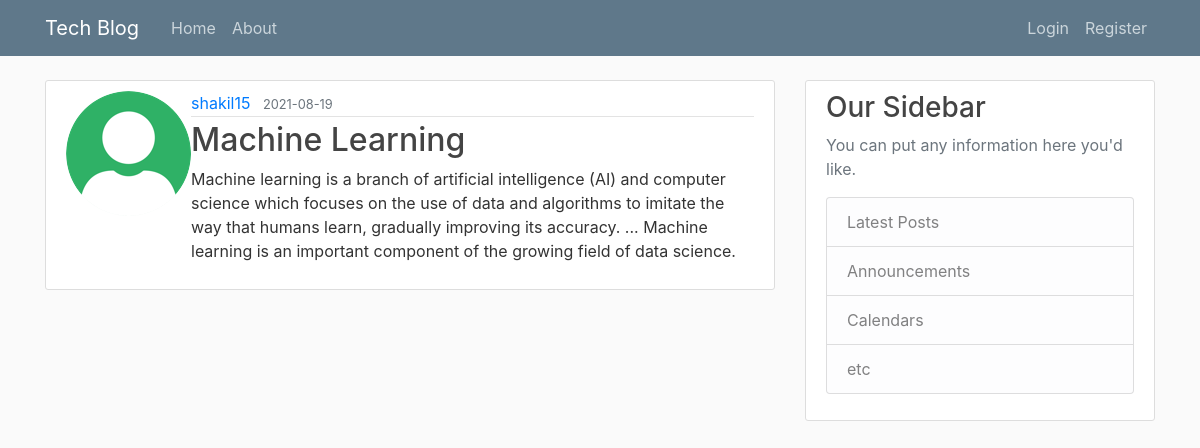
/post/1, run on the app's committed database.
### blog/models.py (models this page shows, shortened)
class User(db.Model,UserMixin):
    id = db.Column(db.Integer, primary_key=True)
    username = db.Column(db.String(20), unique=True, nullable=False)
    email = db.Column(db.String(120), unique=True, nullable=False)
    image_file = db.Column(db.String(20), nullable=False, default='default.JPG')
    password = db.Column(db.String(60), nullable=False)
    posts = db.relationship('Post', backref='author', lazy=True)

class Post(db.Model):
    id = db.Column(db.Integer, primary_key=True)
    title = db.Column(db.String(100), nullable=False)
    Date = db.Column(db.DateTime, nullable=False, default=datetime.utcnow)
    content = db.Column(db.Text, nullable=False)
    user_id = db.Column(db.Integer, db.ForeignKey('user.id'), nullable=False)

### blog/routes.py (the view)
@app.route("/post/<int:post_id>")
def post(post_id):
    post = Post.query.get_or_404(post_id)
    return render_template('post.html',title=post.title, post=post)

### blog/templates/post.html (shortened to what this page needs)
{% extends "layout.html" %}
{% block content %}
<article class="media content-section">
    <img class="rounded-circle article-image"
        src="{{url_for('static', filename='profile_pics/' + post.author.image_file)}}">
    <div class="media-body">
        <div class="article-metadata">
            <a class="mr-2" href="#">{{ post.author.username }}</a>
            <small class="text-muted">{{ post.Date.strftime('%Y-%m-%d') }}</small>
        </div>
        <h2 class="article-title">{{ post.title }}</h2>
        <p class="article-content">{{ post.content }}</p>
    </div>
</article>
{% endblock content %}

### blog/static/main.css (style rules this page uses)
body { background: #fafafa; color: #333333; margin-top: 5rem; }
h1, h2, h3, h4, h5, h6 { color: #444444; }
.content-section { background: #ffffff; padding: 10px 20px; border: 1px solid #dddddd; border-radius: 3px; margin-bottom: 20px; }
.article-title { color: #444444; }
.article-content { white-space: pre-line; }
.article-metadata { padding-bottom: 1px; margin-bottom: 4px; border-bottom: 1px solid #e3e3e3 }

### data on the page
User: image_file (picture), author.username "shakil15"
Post: Date "2021-08-19", title "Machine Learning", content "Machine learning is a branch of artificial intelligence (AI) and computer science which focuses on the use of data and algorithms to imitate the way that humans learn, gradually improving its accuracy. ... Machine learning is an important component of the growing field of data science."
